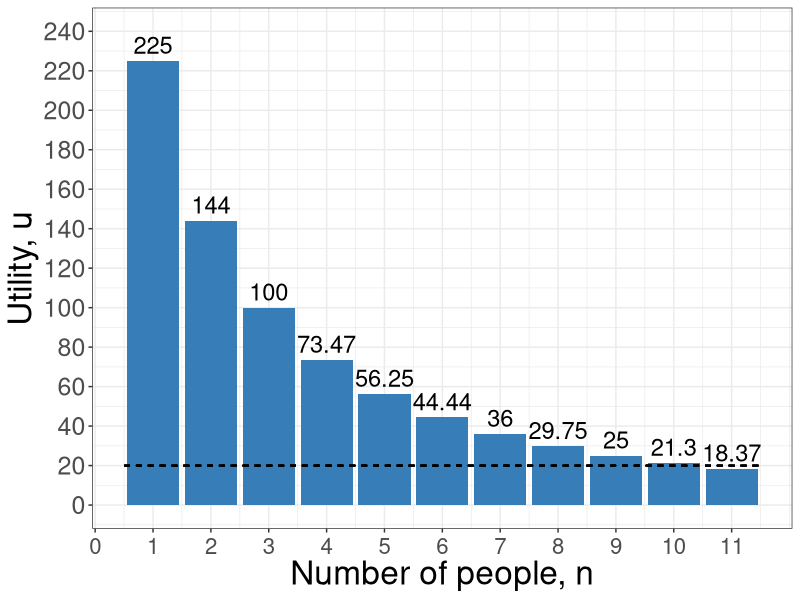
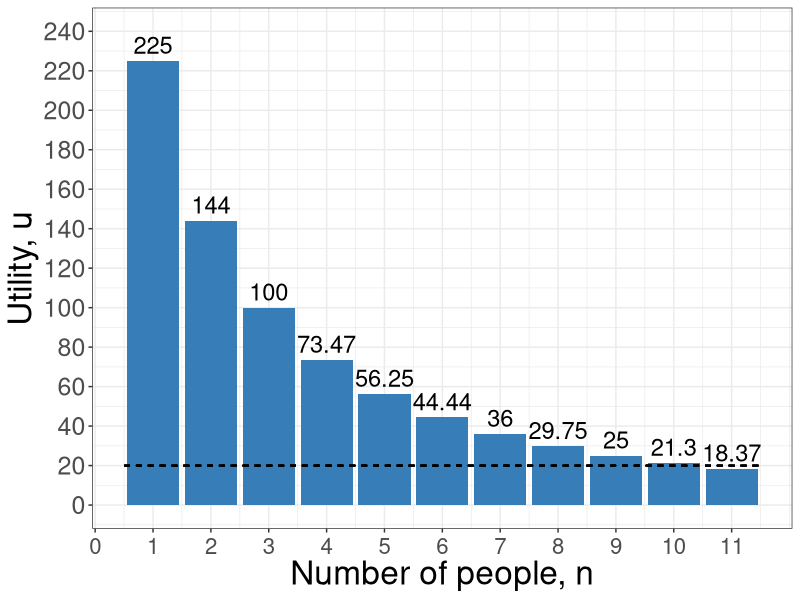

These charts were generated, in order, by the following R code:
library(tidyverse)
par(mar =  c(12, 12, 4, 4))
x <- c(11:1)
utility <- c(18.37,21.30,25.00, 29.75, 36.00, 44.44,56.25, 73.47, 100.00, 144.00,225.00)
df <- tibble(x,utility)


plot1 <- df %>% 
  ggplot(aes(x = x, y = utility)) +
  geom_bar(stat = "identity", position = position_dodge(), fill = "#377eb8" ) + 
  geom_text(aes(x=x,y=utility,label=utility), vjust = -0.4, cex = 6) + 
  geom_segment(aes(x=0.5, xend=11.5, y=20, yend=20), linetype=2) + 
  #geom_text(aes(x = point, y = Utility, label = Utility)) +
  #scale_x_discrete(labels = xaxislabs) + 
  scale_x_continuous(breaks = seq(0,11,1)) +
  scale_y_continuous(breaks = seq(0,240,20),
                     labels = seq(0,240,20),
                     limits = c(0,240)) +
  scale_fill_manual(values=c("#386cb0")) + theme_bw() + ylab("Utility, u") + xlab("Number of people, n") + 
  #annotate("text", x = 10.5, y = 50, label = "Fallback position = 20", cex = 6) + 
  theme(
        axis.title = element_text(size = 24),
        axis.title.y = element_text(size = 24),
        axis.text.y = element_text(size = 18),
        #legend.title = element_text(size = 16),
        legend.text = element_text(size = 18),
        legend.title = element_text(size = 18),
        axis.text.x  = element_text(vjust = 0.5, size = 16))
plot1 



ggsave("coordination_failures/NE_bargraph.pdf", plot1, width = 11, height = 7)

# scale_fill_discrete(name = "", 
#                     breaks = c("ua", "ub", "totalu"), 
#                     labels = c(expression(paste("A's Utility, ", u^A)), expression(paste("B's Utility, ",u^B), "Total Utility"))
# ) +
#   scale_color_discrete(name = "", 
#                        breaks = c("ua", "ub", "totalu"), 
#                        labels = c(expression(paste("A's Utility, ", u^A)), expression(paste("B's Utility, ",u^B), "Total Utility"))
#   ) +
